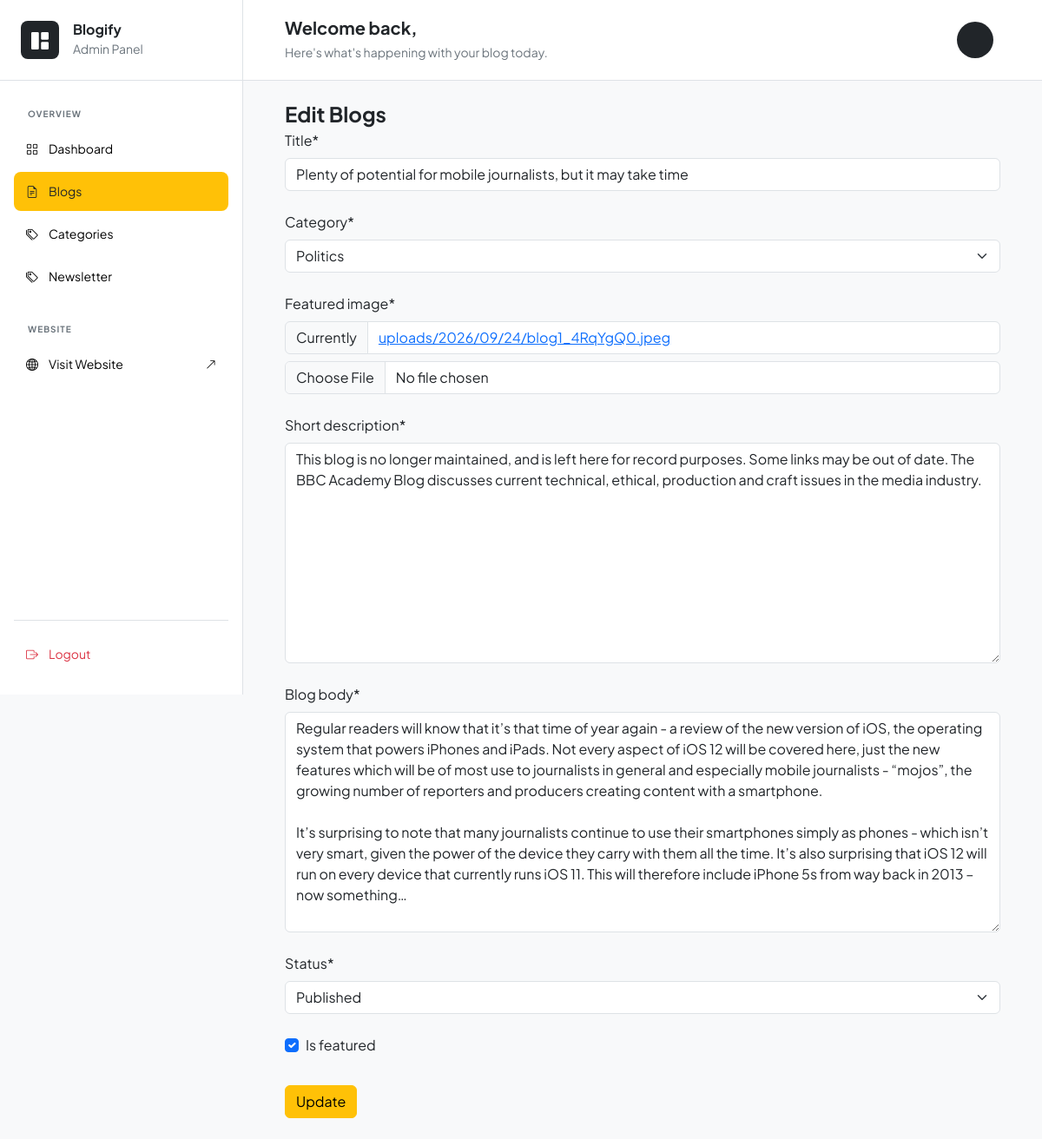
Page /dashboard/blogs/edit/4/ on the committed database.
### blogs/models.py (models this page shows, shortened)
class Blog(models.Model):
    STATUS_CHOICES = (
    ("draft", "Draft"),
    ("published", "Published")
)
    title = models.CharField(max_length=100)
    slug = models.SlugField(max_length=150, unique=True, blank=True)
    category = models.ForeignKey(Category, on_delete=models.CASCADE)
    author = models.ForeignKey(User, on_delete=models.CASCADE)
    featured_image = models.ImageField(upload_to='uploads/%Y/%m/%d')
    short_description = models.TextField(max_length=500)
    blog_body = models.TextField(max_length=2000)
    status = models.CharField(choices=STATUS_CHOICES, default="draft")
    is_featured = models.BooleanField(default=False)
    created_at = models.DateTimeField(auto_now_add=True)
    updated_at = models.DateTimeField(auto_now=True)

### dashboard/views.py (the view)
# urls.py: path('blogs/edit/<int:pk>/', views.edit_blogs, name="edit_blogs"),
def edit_blogs(request, pk):
    blog = get_object_or_404(Blog, pk=pk)
    if request.method == "POST":
        form = BlogForm(request.POST, request.FILES, instance=blog)
        if form.is_valid():
            blog = form.save(commit=False)
            blog.slug = f"{slugify(blog.title)}-{blog.id}"
            blog.save()
            return redirect('blogs')
    else:
        form = BlogForm(instance=blog)
    context = {
        'form': form,
        'blog': blog
    }
    return render(request, 'dashboard/edit_blogs.html', context)

### dashboard/forms.py
class BlogForm(forms.ModelForm):
    class Meta:
        model = Blog
        fields = ('title', 'category', 'featured_image', 'short_description','blog_body', 'status', 'is_featured')

### blogs/context_processors.py (called while the page is built)
def get_categories(request):
    categories = Category.objects.all()
    return dict(categories=categories)

### blogs/models.py (called while the page is built)
    def __str__(self):
        return self.category_name

### templates/dashboard/edit_blogs.html (shortened to what this page needs)
{% extends 'dashboard/dashboard_base.html' %}
{% load crispy_forms_tags %}
{% block content %}
<div class="p-4">
    <h4 class="fw-bold mb-1">Edit Blogs</h4>
    <form action="{% url 'edit_blogs' blog.id %}" method="POST" enctype="multipart/form-data">
        <div class="vstack gap-2 mb-2">
            {{ form|crispy }}
        </div>
        <button type="submit" class="btn btn-warning mt-2">Update</button>
    </form>
</div>
{% endblock %}

### templates/dashboard/dashboard_base.html (style rules this page uses)
body { font-family: "Plus Jakarta Sans", sans-serif; background: #f8f9fa; }

### rows in the picture
Blog: title "Plenty of potential for mobile journalists, but it may take time", category "Politics", short_description "This blog is no longer maintained, and is left here for record purposes. Some links may be out of date. The BBC Academy Blog discusses current technical, ethical, production and craft issues in the media industry.", blog_body "Regular readers will know that it’s that time of year again - a review of the new version of iOS, the operating system that powers iPhones and iPads. Not every aspect of iOS 12 will be covered here, just the new features which will be of most use to journalists in general and especially mobile journalists - “mojos”, the growing number of reporters and producers creating content with a smartphone. It’s surprising to note that many journalists continue to use their smartphones simply as phones - which isn’t very smart, given the power of the device they carry with them all the time. It’s also surprising that iOS 12 will run on every device that currently runs iOS 11. This will therefore…", status "Published", is_featured "☑"
